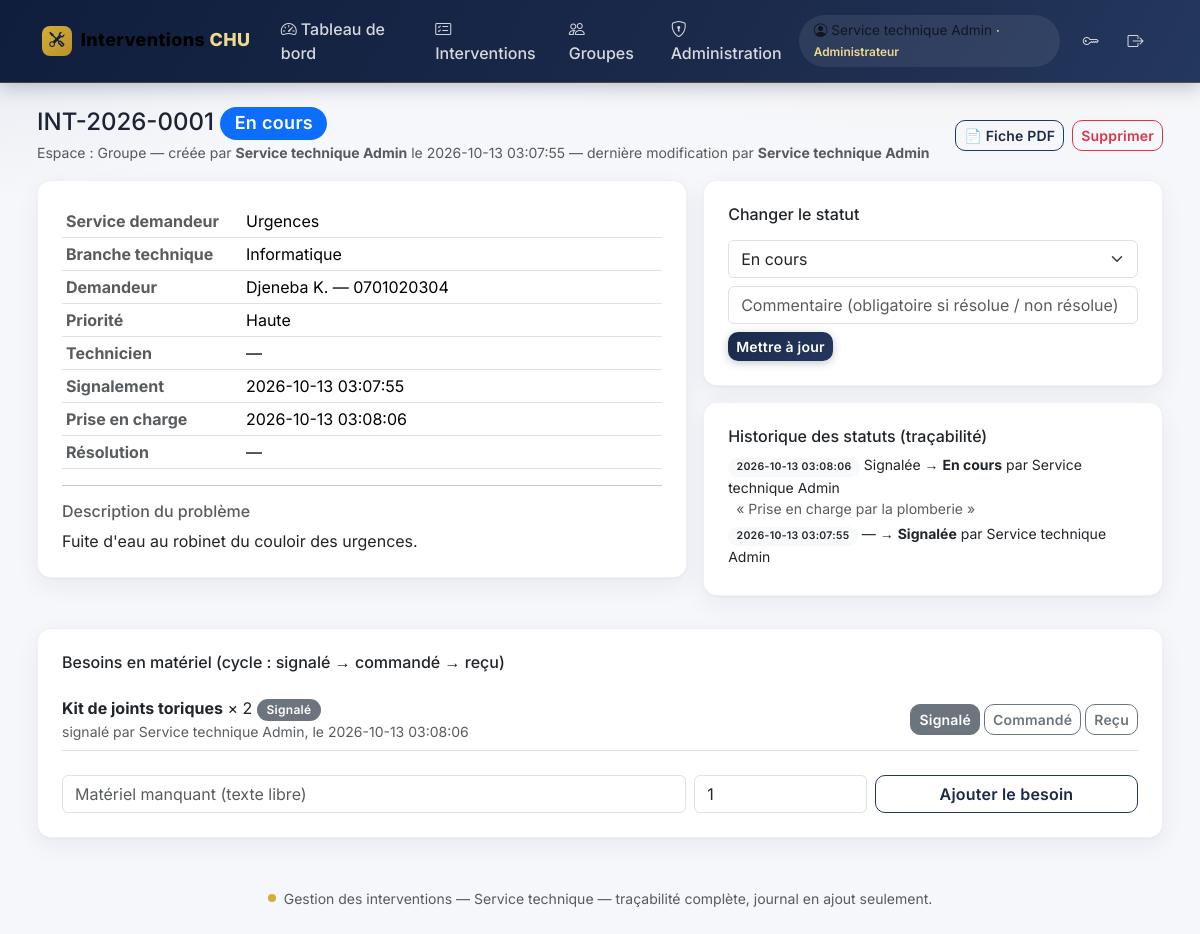
Page /public/intervention_detail.php?id=1 (signed in) on the committed database.
### tables this page shows
CREATE TABLE IF NOT EXISTS `utilisateurs` (
  `id` int UNSIGNED NOT NULL AUTO_INCREMENT,
  `role_id` int UNSIGNED NOT NULL,
  `nom` varchar(100) DEFAULT NULL,
  `prenom` varchar(100) DEFAULT NULL,
  `email` varchar(190) NOT NULL,
  `telephone` varchar(30) DEFAULT NULL,
  `password_hash` varchar(255) NOT NULL,
  `actif` tinyint(1) NOT NULL DEFAULT '1',
  `doit_changer_mot_de_passe` tinyint(1) NOT NULL DEFAULT '1',
  `auth_version` int UNSIGNED NOT NULL DEFAULT '1',
  `created_at` datetime NOT NULL DEFAULT CURRENT_TIMESTAMP,
  `updated_at` datetime NOT NULL DEFAULT CURRENT_TIMESTAMP,
  `last_login_at` datetime DEFAULT NULL,
  PRIMARY KEY (`id`),
  UNIQUE KEY `email` (`email`),
  KEY `fk_util_role` (`role_id`)
);

CREATE TABLE IF NOT EXISTS `roles` (
  `id` int UNSIGNED NOT NULL AUTO_INCREMENT,
  `code` varchar(30) NOT NULL,
  `nom` varchar(60) NOT NULL,
  PRIMARY KEY (`id`),
  UNIQUE KEY `code` (`code`)
);

CREATE TABLE IF NOT EXISTS `interventions` (
  `id` int UNSIGNED NOT NULL AUTO_INCREMENT,
  `reference` varchar(20) NOT NULL,
  `groupe_id` int UNSIGNED DEFAULT NULL,
  `service_demandeur_id` int UNSIGNED DEFAULT NULL,
  `service_autre` varchar(100) DEFAULT NULL,
  `type_intervention_id` int UNSIGNED DEFAULT NULL,
  `type_autre` varchar(100) DEFAULT NULL,
  `nom_demandeur` varchar(150) NOT NULL,
  `telephone_demandeur` varchar(30) NOT NULL,
  `description_probleme` text NOT NULL,
  `priorite` enum('basse','normale','haute','urgente') NOT NULL DEFAULT 'normale',
  `statut` enum('signalee','en_cours','resolue','non_resolue','en_attente_materiel') NOT NULL DEFAULT 'signalee',
  `technicien_id` int UNSIGNED DEFAULT NULL,
  `cree_par_id` int UNSIGNED NOT NULL,
  `modifie_par_id` int UNSIGNED DEFAULT NULL,
  `supprime_par_id` int UNSIGNED DEFAULT NULL,
  `supprime_le` datetime DEFAULT NULL,
  `date_signalement` datetime NOT NULL DEFAULT CURRENT_TIMESTAMP,
  `date_prise_en_charge` datetime DEFAULT NULL,
  `date_resolution` datetime DEFAULT NULL,
  `commentaire_resolution` text,
  `created_at` datetime NOT NULL DEFAULT CURRENT_TIMESTAMP,
  `updated_at` datetime NOT NULL DEFAULT CURRENT_TIMESTAMP,
  PRIMARY KEY (`id`),
  UNIQUE KEY `reference` (`reference`),
  KEY `fk_int_service` (`service_demandeur_id`),
  KEY `fk_int_type` (`type_intervention_id`),
  KEY `fk_int_technicien` (`technicien_id`),
  KEY `fk_int_creeur` (`cree_par_id`),
  KEY `fk_int_modif` (`modifie_par_id`),
  KEY `fk_int_supprimeur` (`supprime_par_id`),
  KEY `idx_int_liste` (`groupe_id`,`statut`,`supprime_le`),
  KEY `idx_int_reference` (`reference`)
);

CREATE TABLE IF NOT EXISTS `services_demandeurs` (
  `id` int UNSIGNED NOT NULL AUTO_INCREMENT,
  `nom` varchar(100) NOT NULL,
  `actif` tinyint(1) NOT NULL DEFAULT '1',
  `created_at` datetime NOT NULL DEFAULT CURRENT_TIMESTAMP,
  PRIMARY KEY (`id`),
  UNIQUE KEY `nom` (`nom`)
);

CREATE TABLE IF NOT EXISTS `types_intervention` (
  `id` int UNSIGNED NOT NULL AUTO_INCREMENT,
  `nom` varchar(100) NOT NULL,
  `actif` tinyint(1) NOT NULL DEFAULT '1',
  `created_at` datetime NOT NULL DEFAULT CURRENT_TIMESTAMP,
  PRIMARY KEY (`id`),
  UNIQUE KEY `nom` (`nom`)
);

CREATE TABLE IF NOT EXISTS `historique_statuts` (
  `id` int UNSIGNED NOT NULL AUTO_INCREMENT,
  `intervention_id` int UNSIGNED NOT NULL,
  `ancien_statut` enum('signalee','en_cours','resolue','non_resolue','en_attente_materiel') DEFAULT NULL,
  `nouveau_statut` enum('signalee','en_cours','resolue','non_resolue','en_attente_materiel') NOT NULL,
  `change_par_id` int UNSIGNED NOT NULL,
  `change_le` datetime NOT NULL DEFAULT CURRENT_TIMESTAMP,
  `commentaire` varchar(255) DEFAULT NULL,
  PRIMARY KEY (`id`),
  KEY `fk_hist_intervention` (`intervention_id`),
  KEY `fk_hist_auteur` (`change_par_id`)
);

CREATE TABLE IF NOT EXISTS `besoins_materiel` (
  `id` int UNSIGNED NOT NULL AUTO_INCREMENT,
  `intervention_id` int UNSIGNED NOT NULL,
  `description_besoin` varchar(255) NOT NULL,
  `quantite` int UNSIGNED NOT NULL DEFAULT '1',
  `statut` enum('signale','commande','recu') NOT NULL DEFAULT 'signale',
  `signale_par_id` int UNSIGNED NOT NULL,
  `date_signalement` datetime NOT NULL DEFAULT CURRENT_TIMESTAMP,
  `modifie_par_id` int UNSIGNED DEFAULT NULL,
  `updated_at` datetime NOT NULL DEFAULT CURRENT_TIMESTAMP,
  PRIMARY KEY (`id`),
  KEY `fk_bes_intervention` (`intervention_id`),
  KEY `fk_bes_signaleur` (`signale_par_id`),
  KEY `fk_bes_modifieur` (`modifie_par_id`)
);

### src/Security.php (called while the page is built, shortened)
<?php
final class Security
{
    public static function demarrerSession(): void
    {
        $cookie = session_get_cookie_params();
    }
    public static function utilisateurCourant(): ?array
    {
        $u = Database::pdo()->prepare(
            'SELECT u.*, r.code AS role_code, r.nom AS role_nom FROM utilisateurs u
             JOIN roles r ON r.id = u.role_id WHERE u.id = ?'
        );
        $u->execute([$_SESSION['utilisateur_id']]);
        $user = $u->fetch();
        return $cache = $user;
    }
    public static function exigerConnexion(): array
    {
        $u = self::utilisateurCourant();
        return $u;
    }
    public static function e(?string $v): string
    {
        return htmlspecialchars((string)$v, ENT_QUOTES | ENT_SUBSTITUTE, 'UTF-8');
    }
}

### src/Database.php (called while the page is built, shortened)
<?php
final class Database
{
    private static ?PDO $pdo = null;
    public static function pdo(): PDO
    {
        if (self::$pdo === null) {
            $cfg = require dirname(__DIR__) . '/config/config.local.php';
            $dsn = sprintf(DSN_MYSQL, $cfg['hote'], $cfg['port'], $cfg['base']);
            try {
                self::$pdo = new PDO($dsn, $cfg['utilisateur'], $cfg['mot_de_passe'], [
                    PDO::ATTR_ERRMODE            => PDO::ERRMODE_EXCEPTION,
                    PDO::ATTR_DEFAULT_FETCH_MODE => PDO::FETCH_ASSOC,
                    PDO::ATTR_EMULATE_PREPARES   => false,
                ]);
            } catch (PDOException $e) {
                error_log('Erreur connexion BD : ' . $e->getMessage());
                http_response_code(500);
                exit('Service momentanément indisponible.');
            }
        }
        return self::$pdo;
    }
}

### public/intervention_detail.php (the view, shortened to what this page needs)
<?php
$u = Security::exigerConnexion();
$pdo = Database::pdo();
$q = $pdo->prepare(
    'SELECT i.*, s.nom AS service_nom, t.nom AS type_nom,
            cu.prenom AS c_prenom, cu.nom AS c_nom, mu.prenom AS m_prenom, mu.nom AS m_nom,
            CONCAT(te.prenom," ",te.nom) AS technicien_nom
     FROM interventions i
     LEFT JOIN services_demandeurs s ON s.id = i.service_demandeur_id
     LEFT JOIN types_intervention t  ON t.id = i.type_intervention_id
     LEFT JOIN utilisateurs cu ON cu.id = i.cree_par_id
     LEFT JOIN utilisateurs mu ON mu.id = i.modifie_par_id
     LEFT JOIN utilisateurs te ON te.id = i.technicien_id
     WHERE i.id = ? AND i.supprime_le IS NULL'
);
$q->execute([(int)($_GET['id'] ?? 0)]);
$int = $q->fetch();
$hist = $pdo->prepare(
    'SELECT h.*, CONCAT(p.prenom," ",p.nom) AS auteur FROM historique_statuts h
     JOIN utilisateurs p ON p.id = h.change_par_id
     WHERE h.intervention_id = ? ORDER BY h.change_le DESC'
);
$hist->execute([$int['id']]);
$historique = $hist->fetchAll();
$besoins = $pdo->prepare(
    'SELECT b.*, CONCAT(p.prenom," ",p.nom) AS signaleur, CONCAT(m.prenom," ",m.nom) AS modifieur
     FROM besoins_materiel b
     JOIN utilisateurs p ON p.id = b.signale_par_id
     LEFT JOIN utilisateurs m ON m.id = b.modifie_par_id
     WHERE b.intervention_id = ? ORDER BY b.id DESC'
);
$besoins->execute([$int['id']]);
$listeBesoins = $besoins->fetchAll();
require dirname(__DIR__) . '/src/layout/haut.php';
?>
<div class="d-flex justify-content-between align-items-center mb-3">
  <div>
    <h1 class="h4 mb-0"><?= Security::e($int['reference']) ?>
      <span class="badge bg-<?= CLASSE_STATUT[$int['statut']] ?>"><?= Security::e(LIBELLES_STATUT[$int['statut']]) ?></span>
    </h1>
    <span class="text-muted small">
      Espace : <?= $int['groupe_id'] ? 'Groupe' : 'Personnel' ?> — créée par
      <strong><?= Security::e($int['c_prenom'] . ' ' . $int['c_nom']) ?></strong>
      le <?= Security::e($int['created_at']) ?>
      <?php if ($int['modifie_par_id']): ?>
        — dernière modification par <strong><?= Security::e($int['m_prenom'] . ' ' . $int['m_nom']) ?></strong>
      <?php endif; ?>
    </span>
  </div>
  <div class="d-flex gap-2">
    <a class="btn btn-outline-primary btn-sm" href="<?= BASE_URL ?>/pdf_fiche.php?id=<?= (int)$int['id'] ?>">📄 Fiche PDF</a>
    <?php if ((int)$int['cree_par_id'] === (int)$u['id'] || $u['role_code'] === 'admin'): ?>
    <form method="post" onsubmit="return confirm('Supprimer logiquement cette intervention ?')">
      <button class="btn btn-outline-danger btn-sm">Supprimer</button>
    </form>
    <?php endif; ?>
  </div>
</div>
<div class="row g-3">
  <div class="col-md-7">
    <div class="card p-4 mb-3">
      <table class="table table-sm mb-0">
        <tr><th class="text-muted" style="width:180px">Service demandeur</th>
            <td><?= Security::e($int['service_nom'] ?: $int['service_autre']) ?></td></tr>
        <tr><th class="text-muted">Branche technique</th>
            <td><?= Security::e($int['type_nom'] ?: $int['type_autre']) ?></td></tr>
        <tr><th class="text-muted">Demandeur</th>
            <td><?= Security::e($int['nom_demandeur']) ?> — <?= Security::e($int['telephone_demandeur']) ?></td></tr>
        <tr><th class="text-muted">Priorité</th>
            <td><?= Security::e(LIBELLES_PRIORITE[$int['priorite']]) ?></td></tr>
        <tr><th class="text-muted">Technicien</th>
            <td><?= Security::e($int['technicien_nom'] ?: '—') ?></td></tr>
        <tr><th class="text-muted">Signalement</th>
            <td><?= Security::e($int['date_signalement']) ?></td></tr>
        <tr><th class="text-muted">Prise en charge</th>
            <td><?= Security::e($int['date_prise_en_charge'] ?: '—') ?></td></tr>
        <tr><th class="text-muted">Résolution</th>
            <td><?= Security::e($int['date_resolution'] ?: '—') ?></td></tr>
      </table>
      <hr>
      <h2 class="h6 text-muted">Description du problème</h2>
      <p class="mb-0" style="white-space:pre-line"><?= Security::e($int['description_probleme']) ?></p>
    </div>
  </div>
  <div class="col-md-5">
    <div class="card p-4 mb-3">
      <h2 class="h6 mb-3">Changer le statut</h2>
      <form method="post">
        <div class="mb-2"><select name="statut" class="form-select">
          <?php foreach (LIBELLES_STATUT as $c => $l): ?>
            <option value="<?= $c ?>" <?= $int['statut'] === $c ? 'selected' : '' ?>><?= Security::e($l) ?></option>
          <?php endforeach; ?>
        </select></div>
        <div class="mb-2"><input type="text" name="commentaire" class="form-control"
               placeholder="Commentaire (obligatoire si résolue / non résolue)"></div>
        <button class="btn btn-marine btn-sm">Mettre à jour</button>
      </form>
    </div>
    <div class="card p-4 mb-3">
      <h2 class="h6">Historique des statuts (traçabilité)</h2>
      <ul class="list-unstyled mb-0 small">
      <?php foreach ($historique as $h): ?>
        <li class="mb-1">
          <span class="badge bg-light text-dark"><?= Security::e($h['change_le']) ?></span>
          <?= Security::e($h['ancien_statut'] ? LIBELLES_STATUT[$h['ancien_statut']] : '—') ?>
          → <strong><?= Security::e(LIBELLES_STATUT[$h['nouveau_statut']]) ?></strong>
          par <?= Security::e($h['auteur']) ?>
          <?php if ($h['commentaire']): ?><div class="text-muted ms-2">« <?= Security::e($h['commentaire']) ?> »</div><?php endif; ?>
        </li>
      <?php endforeach; ?>
      </ul>
    </div>
  </div>
  <div class="col-12">
    <div class="card p-4">
      <h2 class="h6 mb-3">Besoins en matériel (cycle : signalé → commandé → reçu)</h2>
      <?php foreach ($listeBesoins as $b): ?>
        <div class="d-flex justify-content-between align-items-center border-bottom py-2">
          <div>
            <strong><?= Security::e($b['description_besoin']) ?></strong> × <?= (int)$b['quantite'] ?>
            <span class="badge bg-<?= $b['statut'] === 'recu' ? 'success' : ($b['statut'] === 'commande' ? 'warning text-dark' : 'secondary') ?>">
              <?= Security::e(LIBELLES_BESOIN[$b['statut']]) ?></span>
            <div class="text-muted small">signalé par <?= Security::e($b['signaleur']) ?>, le <?= Security::e($b['date_signalement']) ?>
              <?php if ($b['modifieur']): ?> — modifié par <?= Security::e($b['modifieur']) ?> le <?= Security::e($b['updated_at']) ?><?php endif; ?></div>
          </div>
          <div class="d-flex gap-1">
            <?php foreach (LIBELLES_BESOIN as $c => $l): ?>
              <form method="post">
                <button class="btn btn-sm btn-outline-secondary <?= $b['statut'] === $c ? 'active' : '' ?>"><?= Security::e($l) ?></button>
              </form>
            <?php endforeach; ?>
          </div>
        </div>
      <?php endforeach; ?>
      <form method="post" class="row g-2 mt-3" >
        <div class="col-md-7"><input type="text" name="description_besoin" class="form-control" placeholder="Matériel manquant (texte libre)" required></div>
        <div class="col-md-2"><input type="number" name="quantite" class="form-control" value="1" min="1"></div>
        <div class="col-md-3"><button class="btn btn-outline-primary w-100">Ajouter le besoin</button></div>
      </form>
    </div>
  </div>
</div>
<?php require dirname(__DIR__) . '/src/layout/bas.php'; ?>

### src/layout/haut.php (shortened to what this page needs)
<!DOCTYPE html>
<html lang="fr">
<head>
<link href="https://cdn.jsdelivr.net/npm/bootstrap@5.3.3/dist/css/bootstrap.min.css" rel="stylesheet">
<link href="https://cdn.jsdelivr.net/npm/bootstrap-icons@1.11.3/font/bootstrap-icons.min.css" rel="stylesheet">
</head>
<body>
<nav class="navbar navbar-expand-lg mb-4 py-2">
<div class="container">
  <a class="navbar-brand d-flex align-items-center" href="<?= BASE_URL ?>/tableau_bord.php">
    <span class="logo-badge"><i class="bi bi-tools"></i></span>Interventions <span class="or">&nbsp;CHU</span></a>
  <div class="collapse navbar-collapse" id="nav">
    <ul class="navbar-nav me-auto">
      <li class="nav-item"><a class="nav-link" href="<?= BASE_URL ?>/tableau_bord.php"><i class="bi bi-speedometer2 me-1"></i>Tableau de bord</a></li>
      <li class="nav-item"><a class="nav-link" href="<?= BASE_URL ?>/interventions.php"><i class="bi bi-card-checklist me-1"></i>Interventions</a></li>
      <li class="nav-item"><a class="nav-link" href="<?= BASE_URL ?>/groupes.php"><i class="bi bi-people me-1"></i>Groupes</a></li>
      <?php if (($u['role_code'] ?? '') === 'admin'): ?>
        <li class="nav-item"><a class="nav-link" href="<?= BASE_URL ?>/admin/accueil.php"><i class="bi bi-shield-lock me-1"></i>Administration</a></li>
      <?php endif; ?>
    </ul>
    <ul class="navbar-nav align-items-center">
      <li class="nav-item navbar-text me-2">
        <i class="bi bi-person-circle me-1"></i><?= Security::e($u['prenom'] . ' ' . $u['nom']) ?>
        <span class="small fw-semibold" style="color:#f0d98c">· <?= Security::e($u['role_nom'] ?? $u['role_code']) ?></span>
      </li>
      <li class="nav-item"><a class="nav-link" href="<?= BASE_URL ?>/changer_mdp.php" title="Mot de passe"><i class="bi bi-key"></i></a></li>
      <li class="nav-item"><a class="nav-link" href="<?= BASE_URL ?>/deconnexion.php" title="Déconnexion"><i class="bi bi-box-arrow-right"></i></a></li>
    </ul>
  </div>
</div>
</nav>
<div class="container" style="max-width:1150px">

### rows in the picture
utilisateurs: Security::e($u['prenom'] . ' ' . $u['nom']) "Service technique Admin", role.nom "Administrateur"
interventions: reference "INT-2026-0001", statut "En cours", cree_par.nom "Service technique Admin", created_at "2026-10-13 03:07:55", service_demandeur.nom "Urgences", type_intervention.nom "Informatique", nom_demandeur "Djeneba K.", telephone_demandeur "0701020304", priorite "Haute", date_signalement "2026-10-13 03:07:55", date_prise_en_charge "2026-10-13 03:08:06", date_resolution "—", description_probleme "Fuite d'eau au robinet du couloir des urgences."
historique_statuts: change_le "2026-10-13 03:08:06", ancien_statut "Signalée", nouveau_statut "En cours", auteur "Service technique Admin", commentaire "Prise en charge par la plomberie"
historique_statuts: change_le "2026-10-13 03:07:55", ancien_statut "—", nouveau_statut "Signalée", auteur "Service technique Admin"
besoins_materiel: description_besoin "Kit de joints toriques", quantite "2", statut "Signalé", signaleur "Service technique Admin", date_signalement "2026-10-13 03:08:06", l "Signalé", l "Commandé", l "Reçu"

### other values in the picture
Security::e($int['technicien_nom'] ?: '—') "—"
Security::e(APP_NOM) "Gestion des interventions — Service technique"
